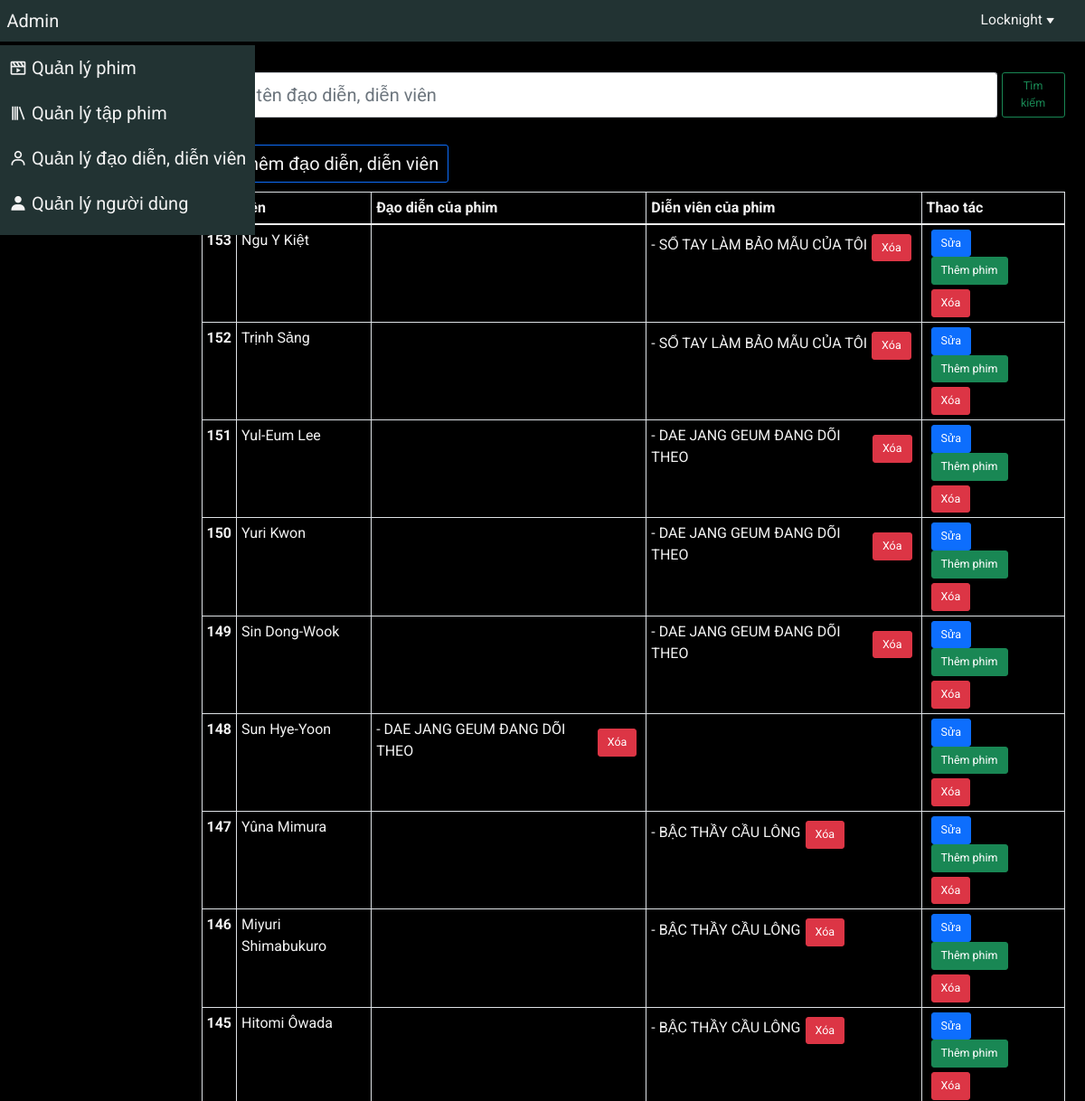
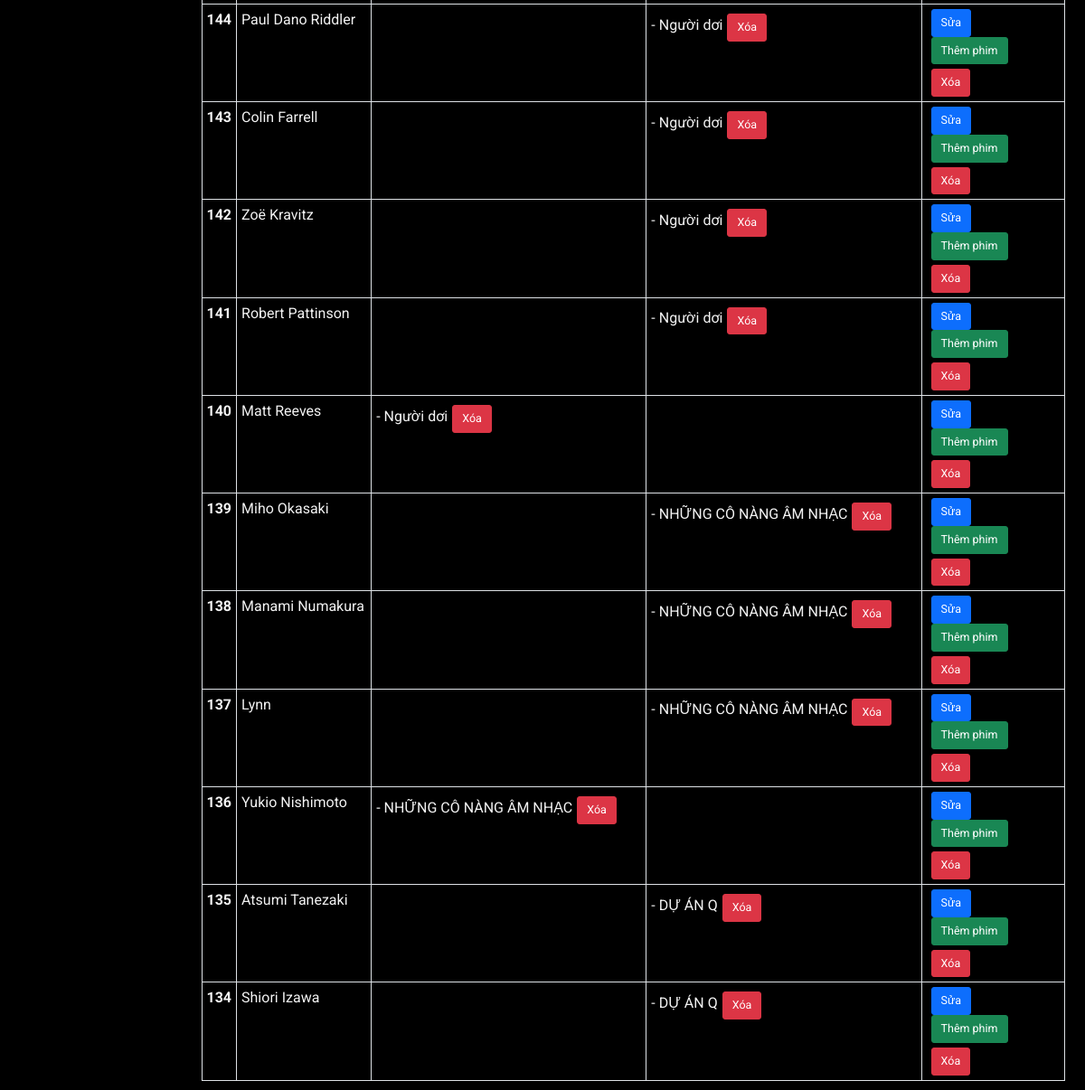
The page /admin/manage_actor.php (signed in) on the database its author committed (2 pictures, top to bottom).
### tables this page shows
CREATE TABLE `actors` (
	`id` INT(10) NOT NULL AUTO_INCREMENT,
	`name` varchar(50) NOT NULL,
	PRIMARY KEY (`id`)
);

CREATE TABLE `films` (
	`film_id` INT(20) NOT NULL AUTO_INCREMENT,
	`name` varchar(150) NOT NULL,
	`name2` varchar(150),
	`image` varchar(300),
	`image_banner` varchar(300),
	`trailer` varchar(300),
	`IMDb` FLOAT(3),
	`year` INT(5),
	`description` varchar(1000),
	`episode_number` INT(10),
	`duration` INT(10),
	`num_view` INT(20),
	`nation_id` INT(5) NOT NULL,
	`created_at` TIMESTAMP NOT NULL,
	`updated_at` TIMESTAMP NOT NULL,
	`film_type` INT(5) NOT NULL,
	PRIMARY KEY (`film_id`)
);

### public/admin/manage_actor.php (the view, shortened to what this page needs)
<!DOCTYPE html>
<html lang="en">
<head>
    <?php include('./link_css.php') ?>
</head>
<body>
    <div class="wrapper container-fluid">
        <?php include('./header.php') ?>
        <div class="row">
            <div class="col-12 col-md-2">
                <?php include('./sidebar_menu.php') ?>
            </div>
            <div class="col-12 col-md-10">
                <div class="container manage-actor">
                    <form class="d-flex my-5" method="GET" action="">
                        <input class="form-control me-2" type="search" placeholder="Nhập tên đạo diễn, diễn viên" aria-label="Search" style="font-size: 2rem;" name="search-actor" id="search-actor">
                        <button class="btn btn-lg btn-outline-success" type="submit">Tìm kiếm</button>
                    </form>
                    <div class="add-section my-3">
                        <a href="javascript:;" class="btn btn-lg btn-outline-primary" onclick="toggleAddActor()">
                            Thêm đạo diễn, diễn viên
                        </a>
                    </div>
                    <table class="table table-bordered table-responsive">
                        <thead>
                            <tr>
                                <th scope="col">
                                </th>
                                <th scope="col">Tên</th>
                                <th scope="col">Đạo diễn của phim</th>
                                <th scope="col">Diễn viên của phim</th>
                                <th scope="col">Thao tác</th>
                            </tr>
                        </thead>
                        <tbody>
                            <?php
                                if (isset($_GET['search-actor'])) {
                                    $search = $_GET['search-actor'];
                                    $sql = "SELECT * FROM `actors`
                                            WHERE `name` LIKE ?
                                            ORDER BY `id` DESC LIMIT 20
                                    ";
                                    $stmt = $conn->prepare($sql);
                                    $search = "%$search%";
                                    $stmt->bind_param('s', $search);
                                    $stmt->execute();
                                    $result = $stmt->get_result();
                                } else {
                                    $sql = "SELECT * FROM `actors` ORDER BY `id` DESC LIMIT 20";
                                    $result = mysqli_query($conn, $sql);
                                }
                                while ($row = $result->fetch_assoc()) {
                            ?>
                                <tr>
                                    <th scope="row"><?= $row['id'] ?></th>
                                    <td>
                                        <?= $row['name'] ?>
                                    </td>
                                    <td>
                                        <ul class="director-list">
                                            <?php
                                            $sql = "SELECT a.*, f.name as `film_name`, f.film_id as `film_id`, fa.is_director as `is_director`
                                                    FROM `actors` as a, `film-actor` as fa, `films` as f
                                                    WHERE a.id = fa.actor_id AND fa.film_id = f.film_id AND a.id = ?
                                                    ORDER BY `id` DESC LIMIT 20
                                            ";
                                            $stmt = $conn->prepare($sql);
                                            $stmt->bind_param('i', $row['id']);
                                            $stmt->execute();
                                            $result_film = $stmt->get_result();
                                            while ($row_film = $result_film->fetch_assoc()) {
                                                if ($row_film['is_director'] == 1) {
                                            ?>
                                                <li class="director-item d-flex align-items-center">
                                                    <?php
                                                        echo ('- ' . $row_film['film_name']);
                                                    ?>
                                                    <form class="delete"
                                                            action="./manage_actor.php?actor_id=<?= $row_film['id'] ?>&film_id=<?= $row_film['film_id'] ?>&director=1"
                                                            method="POST"
                                                    >
                                                        <button type="button"
                                                                class="delete-film-actor btn btn-lg btn-xs btn-danger mx-2 mt-2" name="delete-film-actor"
                                                                onclick="confirmDelete(this)"
                                                        >
                                                            Xóa
                                                        </button>
                                                    </form>
                                                </li>
                                            <?php
                                                }
                                            }
                                            ?>
                                        </ul>
                                    </td>
                                    <td>
                                        <ul class="actor-list">
                                            <?php
                                                $sql = "SELECT a.*, f.name as `film_name`, f.film_id as `film_id`, fa.is_director as `is_director`
                                                        FROM `actors` as a, `film-actor` as fa, `films` as f
                                                        WHERE a.id = fa.actor_id AND fa.film_id = f.film_id AND a.id = ?
                                                        ORDER BY `id` DESC LIMIT 20
                                                ";
                                                $stmt = $conn->prepare($sql);
                                                $stmt->bind_param('i', $row['id']);
                                                $stmt->execute();
                                                $result_film = $stmt->get_result();
                                                while ($row_film = $result_film->fetch_assoc()) {
                                                    if ($row_film['is_director'] == 0) {
                                                ?>
                                                    <li class="actor-item d-flex align-items-center">
                                                        <?php
                                                            echo ('- ' . $row_film['film_name']);
                                                        ?>
                                                            <form class="delete"
                                                                    action="./manage_actor.php?actor_id=<?= $row_film['id'] ?>&film_id=<?= $row_film['film_id'] ?>&director=0"
                                                                    method="POST"
                                                            >
                                                                <button type="button"
                                                                        class="delete-film-actor btn btn-lg btn-xs btn-danger mx-2 mt-2" name="delete-film-actor"
                                                                        onclick="confirmDelete(this, 'Bạn muốn xóa phim này')"
                                                                >
                                                                    Xóa
                                                                </button>
                                                            </form>
                                                    </li>
                                                <?php
                                                    }
                                                }
                                            ?>
                                        </ul>
                                    </td>
                                    <td class="">
                                        <a href="./edit_actor.php?actor_id=<?= $row['id'] ?>" class="edit-film btn btn-lg btn-xs btn-primary mx-2">
                                            Sửa
                                        </a>
                                        <a href="./add_film_actor.php?actor_id=<?= $row['id'] ?>" class="add-film-actor btn btn-lg btn-xs btn-success mx-2">
                                            Thêm phim
                                        </a>
                                        <form class="delete"
                                                action="./manage_actor.php?actor_id_delete=<?= $row['id'] ?>"
                                                method="POST"
                                        >
                                            <button type="button" class="btn-delete-actor btn btn-lg btn-xs btn-danger mx-2 mt-2" name="btn-delete-actor"
                                                onclick="confirmDelete(this, 'Bạn muốn xóa người này')"
                                            >
                                                Xóa
                                            </button>
                                        </form>
                                    </td>
                                </tr>
                            <?php
                                }
                            ?>
                        </tbody>
                    </table>
                </div>
            </div>
        </div>
    </div>
</body>
</html>

### public/admin/link_css.php
<link rel="stylesheet" href="./assets/css/normalize.css">
<link rel="stylesheet" href="./assets/bootstrap-5.1.3-dist/css/bootstrap.css">
<link rel="stylesheet" href="./assets/css/base.css">
<link rel="stylesheet" href="./assets/css/main.css">

### public/admin/header.php (shortened to what this page needs)
<?php
    if (isset($_SESSION['username'])) {
?>
    <div class="header">
        <nav class="navbar navbar-expand-lg">
            <div class="container-fluid">
                <a class="navbar-brand" href="./index.php">Admin</a>
                <div class="collapse navbar-collapse" id="navbarSupportedContent">
                    <div class="user-info d-flex ms-auto">
                        <div class="username-info">
                            Locknight
                            <i class='bx bxs-down-arrow'></i>
                        </div>
                    </div>
                </div>
            </div>
        </nav>
    </div>
<?php
} else {
    header('Location: ../index.php');
    die();
}
?>

### public/admin/sidebar_menu.php (shortened to what this page needs)
<div class="sidebar-menu fixed d-none d-lg-block">
    <ul class="sidebar-menu-list">
        <li class="sidebar-menu-item">
            <a href="./manage_film.php">
                <i class='bx bx-movie-play'></i>
                Quản lý phim
            </a>
        </li>
        <li class="sidebar-menu-item">
            <a href="./manage_film_episode.php">
                <i class='bx bx-library' ></i>
                Quản lý tập phim
            </a>
        </li>
        <li class="sidebar-menu-item">
            <a href="./manage_actor.php">
                <i class='bx bx-user' ></i>
                Quản lý đạo diễn, diễn viên
            </a>
        </li>
        <li class="sidebar-menu-item">
            <a href="./manage_user.php">
                <i class='bx bxs-user'></i>
                Quản lý người dùng
            </a>
        </li>
    </ul>
</div>

### public/admin/assets/css/base.css (style rules this page uses)
:root { --main-color: #ffe600; --bg-color: #000; --bg-box-color: #233; --text-color: #f3f3f3; }
* { padding: 0; margin: 0; box-sizing: border-box; font-size: 62.5%; font-family: 'Roboto', sans-serif; }
ul { padding-left: 0; }
li { list-style: none; }
a { text-decoration: none; color: var(--text-color); }
.wrapper { padding-top: 50px; }

### public/admin/assets/css/main.css (style rules this page uses)
body { background-color: var(--bg-color); }
.header { background-color: var(--bg-box-color); position: fixed; top: 0; left: 0; right: 0; }
.header a { font-size: 2rem; color: var(--text-color); }
.user-info { display: flex; justify-content: flex-end; position: relative; min-width: 140px; height: 100%; margin-left: 20px; margin-right: 20px; padding: 6px; font-size: 2.5rem; color: var(--text-color); cursor: pointer; user-select: none; }
.sidebar-menu.fixed { position: fixed; top: 50px; left: 0; z-index: 10; background-color: var(--bg-box-color); }
.sidebar-menu { background-color: var(--bg-box-color); }
.sidebar-menu .sidebar-menu-item a { display: block; display: flex; align-items: center; font-size: 2rem; padding: 10px; color: var(--text-color); }
.sidebar-menu .sidebar-menu-item a i { font-size: 2rem; margin-right: 5px; }
.add-section a { font-size: 2rem; color: var(--text-color) }
.table { width: 100%; color: var(--text-color); }
.table th { font-size: 1.6rem; color: var(--text-color); }
.table td { font-size: 1.6rem; color: var(--text-color); }
.director-item { font-size: 1.6rem; }
.actor-item { font-size: 1.6rem; }

### rows shown on the page
actors: id "153", name "Ngu Y Kiệt"
film-actor: film.name "SỔ TAY LÀM BẢO MẪU CỦA TÔI"
actors: id "152", name "Trịnh Sảng"
film-actor: film.name "SỔ TAY LÀM BẢO MẪU CỦA TÔI"
actors: id "151", name "Yul-Eum Lee"
film-actor: film.name "DAE JANG GEUM ĐANG DÕI THEO"
actors: id "150", name "Yuri Kwon"
film-actor: film.name "DAE JANG GEUM ĐANG DÕI THEO"
actors: id "149", name "Sin Dong-Wook"
film-actor: film.name "DAE JANG GEUM ĐANG DÕI THEO"
actors: id "148", name "Sun Hye-Yoon"
film-actor: film.name "DAE JANG GEUM ĐANG DÕI THEO"
actors: id "147", name "Yûna Mimura"
film-actor: film.name "BẬC THẦY CẦU LÔNG"
actors: id "146", name "Miyuri Shimabukuro"
film-actor: film.name "BẬC THẦY CẦU LÔNG"
actors: id "145", name "Hitomi Ôwada"
film-actor: film.name "BẬC THẦY CẦU LÔNG"
actors: id "144", name "Paul Dano Riddler"
film-actor: film.name "Người dơi"
actors: id "143", name "Colin Farrell"
film-actor: film.name "Người dơi"
actors: id "142", name "Zoë Kravitz"
film-actor: film.name "Người dơi"
actors: id "141", name "Robert Pattinson"
film-actor: film.name "Người dơi"
actors: id "140", name "Matt Reeves"
film-actor: film.name "Người dơi"
actors: id "139", name "Miho Okasaki"
film-actor: film.name "NHỮNG CÔ NÀNG ÂM NHẠC"
actors: id "138", name "Manami Numakura"
film-actor: film.name "NHỮNG CÔ NÀNG ÂM NHẠC"
actors: id "137", name "Lynn"
film-actor: film.name "NHỮNG CÔ NÀNG ÂM NHẠC"
actors: id "136", name "Yukio Nishimoto"
film-actor: film.name "NHỮNG CÔ NÀNG ÂM NHẠC"
actors: id "135", name "Atsumi Tanezaki"
film-actor: film.name "DỰ ÁN Q"
actors: id "134", name "Shiori Izawa"
film-actor: film.name "DỰ ÁN Q"
